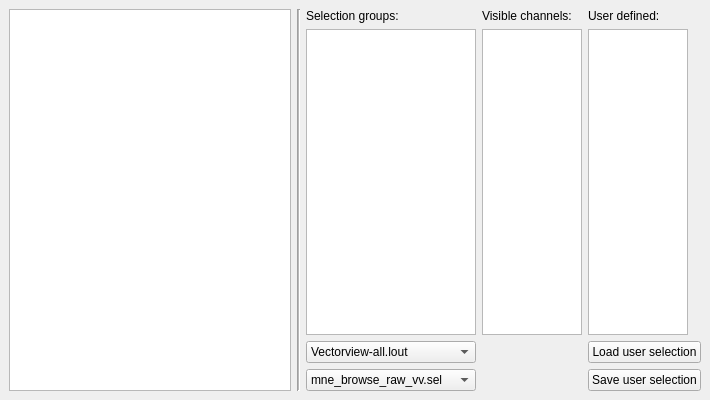
<?xml version="1.0" encoding="UTF-8"?>
<ui version="4.0">
 <class>SelectionManagerWindow</class>
 <widget class="QDockWidget" name="SelectionManagerWindow">
  <property name="geometry">
   <rect>
    <x>0</x>
    <y>0</y>
    <width>710</width>
    <height>400</height>
   </rect>
  </property>
  <property name="allowedAreas">
   <set>Qt::BottomDockWidgetArea</set>
  </property>
  <property name="windowTitle">
   <string>Channel Selection Manager</string>
  </property>
  <widget class="QWidget" name="m_QWidget_dockWidgetContents">
   <layout class="QHBoxLayout" name="horizontalLayout">
    <item>
     <layout class="QGridLayout" name="gridLayout_2">
      <item row="1" column="8">
       <widget class="QListWidget" name="m_listWidget_userDefined">
        <property name="sizePolicy">
         <sizepolicy hsizetype="Fixed" vsizetype="Preferred">
          <horstretch>0</horstretch>
          <verstretch>0</verstretch>
         </sizepolicy>
        </property>
        <property name="minimumSize">
         <size>
          <width>100</width>
          <height>0</height>
         </size>
        </property>
        <property name="maximumSize">
         <size>
          <width>100</width>
          <height>16777215</height>
         </size>
        </property>
        <property name="acceptDrops">
         <bool>true</bool>
        </property>
        <property name="dragDropMode">
         <enum>QAbstractItemView::DropOnly</enum>
        </property>
        <property name="selectionMode">
         <enum>QAbstractItemView::ExtendedSelection</enum>
        </property>
        <property name="sortingEnabled">
         <bool>false</bool>
        </property>
       </widget>
      </item>
      <item row="0" column="8">
       <widget class="QLabel" name="label_5">
        <property name="text">
         <string>User defined:</string>
        </property>
       </widget>
      </item>
      <item row="3" column="8">
       <widget class="QPushButton" name="m_pushButton_saveSelection">
        <property name="sizePolicy">
         <sizepolicy hsizetype="Preferred" vsizetype="Fixed">
          <horstretch>0</horstretch>
          <verstretch>0</verstretch>
         </sizepolicy>
        </property>
        <property name="text">
         <string>Save user selection</string>
        </property>
       </widget>
      </item>
      <item row="0" column="5">
       <widget class="QLabel" name="label_2">
        <property name="sizePolicy">
         <sizepolicy hsizetype="Fixed" vsizetype="Fixed">
          <horstretch>0</horstretch>
          <verstretch>0</verstretch>
         </sizepolicy>
        </property>
        <property name="minimumSize">
         <size>
          <width>150</width>
          <height>0</height>
         </size>
        </property>
        <property name="maximumSize">
         <size>
          <width>150</width>
          <height>16777215</height>
         </size>
        </property>
        <property name="text">
         <string>Selection groups:</string>
        </property>
       </widget>
      </item>
      <item row="1" column="7">
       <widget class="QListWidget" name="m_listWidget_visibleChannels">
        <property name="sizePolicy">
         <sizepolicy hsizetype="Fixed" vsizetype="Preferred">
          <horstretch>0</horstretch>
          <verstretch>0</verstretch>
         </sizepolicy>
        </property>
        <property name="minimumSize">
         <size>
          <width>100</width>
          <height>0</height>
         </size>
        </property>
        <property name="maximumSize">
         <size>
          <width>100</width>
          <height>16777215</height>
         </size>
        </property>
        <property name="dragEnabled">
         <bool>true</bool>
        </property>
        <property name="dragDropMode">
         <enum>QAbstractItemView::DragOnly</enum>
        </property>
        <property name="defaultDropAction">
         <enum>Qt::CopyAction</enum>
        </property>
        <property name="selectionMode">
         <enum>QAbstractItemView::ExtendedSelection</enum>
        </property>
       </widget>
      </item>
      <item row="1" column="5">
       <widget class="QListWidget" name="m_listWidget_selectionGroups">
        <property name="sizePolicy">
         <sizepolicy hsizetype="Fixed" vsizetype="Preferred">
          <horstretch>0</horstretch>
          <verstretch>0</verstretch>
         </sizepolicy>
        </property>
        <property name="minimumSize">
         <size>
          <width>170</width>
          <height>0</height>
         </size>
        </property>
        <property name="maximumSize">
         <size>
          <width>170</width>
          <height>16777215</height>
         </size>
        </property>
       </widget>
      </item>
      <item row="2" column="8">
       <widget class="QPushButton" name="pushButton_changeSelection">
        <property name="sizePolicy">
         <sizepolicy hsizetype="Preferred" vsizetype="Fixed">
          <horstretch>0</horstretch>
          <verstretch>0</verstretch>
         </sizepolicy>
        </property>
        <property name="text">
         <string>Load user selection</string>
        </property>
       </widget>
      </item>
      <item row="2" column="5">
       <widget class="QComboBox" name="m_comboBox_layoutFile">
        <property name="sizePolicy">
         <sizepolicy hsizetype="Fixed" vsizetype="Fixed">
          <horstretch>0</horstretch>
          <verstretch>0</verstretch>
         </sizepolicy>
        </property>
        <property name="minimumSize">
         <size>
          <width>170</width>
          <height>0</height>
         </size>
        </property>
        <property name="maximumSize">
         <size>
          <width>170</width>
          <height>16777215</height>
         </size>
        </property>
        <item>
         <property name="text">
          <string>Vectorview-all.lout</string>
         </property>
        </item>
        <item>
         <property name="text">
          <string>Vectorview-grad.lout</string>
         </property>
        </item>
        <item>
         <property name="text">
          <string>Vectorview-mag.lout</string>
         </property>
        </item>
        <item>
         <property name="text">
          <string>CTF-275.lout</string>
         </property>
        </item>
        <item>
         <property name="text">
          <string>magnesWH3600.lout</string>
         </property>
        </item>
       </widget>
      </item>
      <item row="3" column="5">
       <widget class="QComboBox" name="m_comboBox_selectionFiles">
        <property name="sizePolicy">
         <sizepolicy hsizetype="Fixed" vsizetype="Fixed">
          <horstretch>0</horstretch>
          <verstretch>0</verstretch>
         </sizepolicy>
        </property>
        <property name="minimumSize">
         <size>
          <width>170</width>
          <height>0</height>
         </size>
        </property>
        <property name="maximumSize">
         <size>
          <width>170</width>
          <height>16777215</height>
         </size>
        </property>
        <item>
         <property name="text">
          <string>mne_browse_raw_vv.sel</string>
         </property>
        </item>
        <item>
         <property name="text">
          <string>mne_browse_raw_vv_new.sel</string>
         </property>
        </item>
        <item>
         <property name="text">
          <string>mne_browse_raw_CTF_275.sel</string>
         </property>
        </item>
        <item>
         <property name="text">
          <string>mne_browse_raw_Magnes_3600WH.sel</string>
         </property>
        </item>
       </widget>
      </item>
      <item row="0" column="7">
       <widget class="QLabel" name="label">
        <property name="sizePolicy">
         <sizepolicy hsizetype="Preferred" vsizetype="Fixed">
          <horstretch>0</horstretch>
          <verstretch>0</verstretch>
         </sizepolicy>
        </property>
        <property name="text">
         <string>Visible channels:</string>
        </property>
       </widget>
      </item>
      <item row="0" column="4" rowspan="4">
       <widget class="Line" name="line">
        <property name="font">
         <font>
          <pointsize>8</pointsize>
         </font>
        </property>
        <property name="frameShadow">
         <enum>QFrame::Sunken</enum>
        </property>
        <property name="lineWidth">
         <number>1</number>
        </property>
        <property name="midLineWidth">
         <number>1</number>
        </property>
        <property name="orientation">
         <enum>Qt::Vertical</enum>
        </property>
       </widget>
      </item>
      <item row="0" column="1" rowspan="4" colspan="3">
       <widget class="QGraphicsView" name="m_graphicsView_layoutPlot">
        <property name="dragMode">
         <enum>QGraphicsView::NoDrag</enum>
        </property>
        <property name="transformationAnchor">
         <enum>QGraphicsView::AnchorUnderMouse</enum>
        </property>
        <property name="resizeAnchor">
         <enum>QGraphicsView::AnchorViewCenter</enum>
        </property>
        <property name="rubberBandSelectionMode">
         <enum>Qt::ContainsItemShape</enum>
        </property>
       </widget>
      </item>
     </layout>
    </item>
   </layout>
  </widget>
 </widget>
 <resources/>
 <connections/>
</ui>
